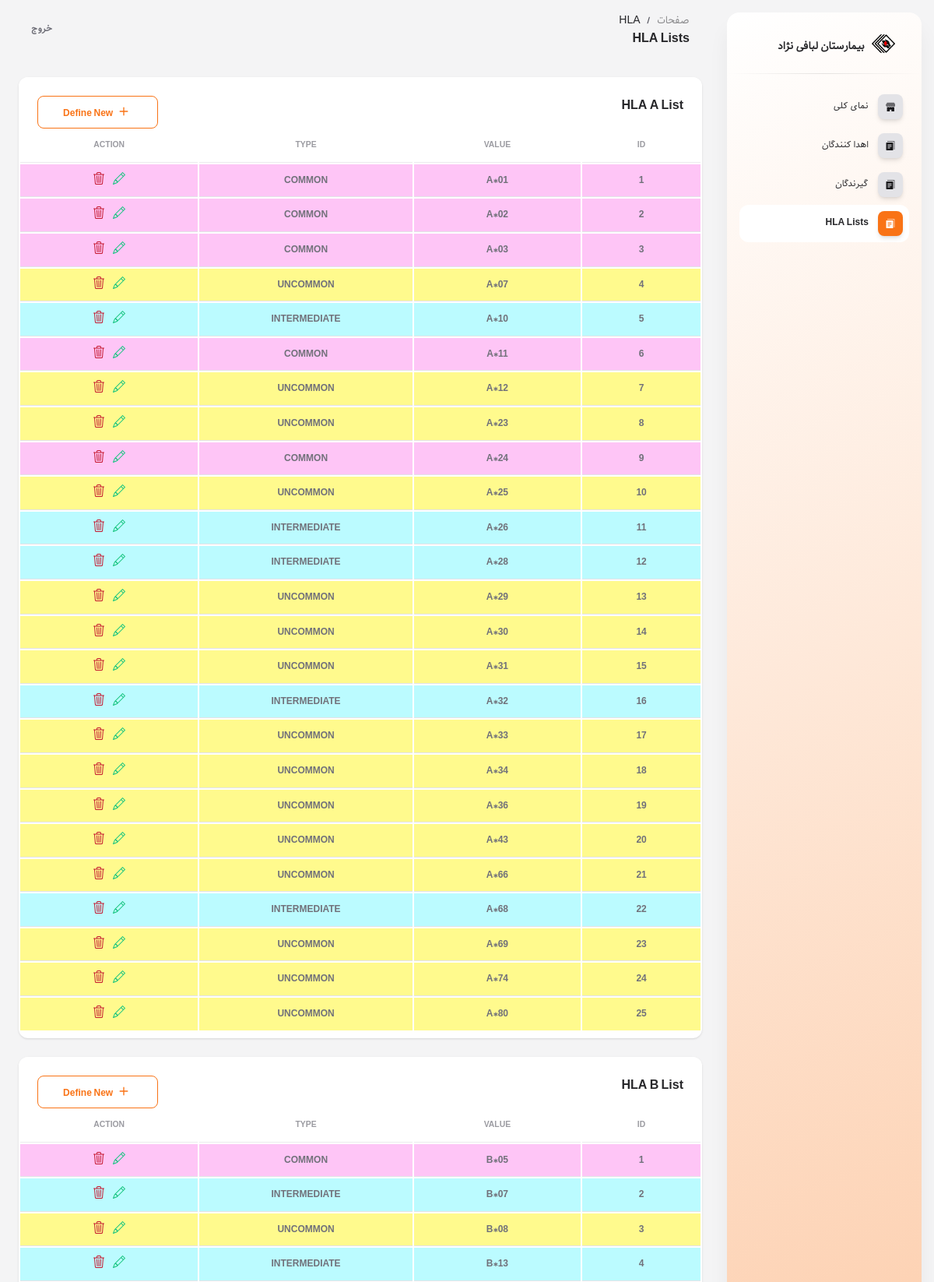
The app's page /hla-list/ (signed in, upper part) with its own data.
### referees/models.py (models this page shows, shortened)
class HlaA(models.Model):
    type_choices = [
        ('1', 'COMMON'),
        ('2', 'INTERMEDIATE'),
        ('3', 'UNCOMMON'),
    ]
    value = models.CharField(verbose_name='HLA A', max_length=20, unique=True)
    type = models.CharField(max_length=1, choices=type_choices)

class HlaB(models.Model):
    type_choices = [
        ('1', 'COMMON'),
        ('2', 'INTERMEDIATE'),
        ('3', 'UNCOMMON'),
    ]
    value = models.CharField(verbose_name='HLA B', max_length=20, unique=True)
    type = models.CharField(max_length=1, choices=type_choices)

### referees/views.py (the view)
# urls.py: path('hla-list/', hla_lists, name='hla_lists'),
@login_required
def hla_lists(request):
    hla_as = HlaA.objects.all()
    hla_bs = HlaB.objects.all()
    hla_drb1s = HlaDRB1.objects.all()
    hla_drbs = HlaDRB.objects.all()
    hla_dqb1s = HlaDQB1.objects.all()
    context = {
        'hla_as': hla_as,
        'hla_bs': hla_bs,
        'hla_drb1s': hla_drb1s,
        'hla_drbs': hla_drbs,
        'hla_dqb1s': hla_dqb1s,
    }
    return render(request, 'hla/hla_lists.html', context=context)

### templates/hla/hla_lists.html (shortened to what this page needs)
{% extends 'base.html' %}
{% load static %}
{% block page1 %}
HLA
{% endblock %}
{% block page2 %}
HLA Lists
{% endblock %}
{% block contain %}
<div class="row">
    <div class="col-12">
        <div class="card mb-4">
            <div class="card-header pb-0" style="display: flex; justify-content: space-between;">
                <h6>HLA A List</h6>
                <button
                    style="background-color: #fff; border: 1px solid #f97316; border-radius: 0.5rem; color: #f97316; padding: 8px 32px; font-size: 0.75rem; font-weight: 700;">
                    <svg xmlns="http://www.w3.org/2000/svg" width="22" height="22" fill="currentColor"
                        class="bi bi-plus" viewBox="0 0 16 16">
                        <path
                            d="M8 4a.5.5 0 0 1 .5.5v3h3a.5.5 0 0 1 0 1h-3v3a.5.5 0 0 1-1 0v-3h-3a.5.5 0 0 1 0-1h3v-3A.5.5 0 0 1 8 4" />
                    </svg>
                    <a href="{% url 'hla_a_create' %}" style="color: #f97316;">Define New</a>
                </button>
            </div>
            <div class="card-body px-0 pt-0 pb-2">
                <div class="table-responsive p-0">
                    <table class="table align-items-center mb-0">
                        <thead>
                            <tr>
                                <th
                                    class="text-center text-uppercase text-secondary text-xxs font-weight-bolder opacity-7">
                                    ID</th>
                                <th
                                    class="text-center text-uppercase text-secondary text-xxs font-weight-bolder opacity-7">
                                    Value</th>
                                <th
                                    class="text-center text-uppercase text-secondary text-xxs font-weight-bolder opacity-7">
                                    Type</th>
                                <th
                                    class="text-center text-uppercase text-secondary text-xxs font-weight-bolder opacity-7">
                                    Action</th>
                            </tr>
                        </thead>
                        <tbody>
                            {% if hla_as %}
                            {% for hla_a in hla_as %}
                            <tr
                            {% if hla_a.type == '1' %}
                            style="background-color: #FEC5F6;"
                            {% elif hla_a.type == '2' %}
                            style="background-color: #BBFBFF;"
                            {% else %}
                            style="background-color: #FFFA8D;"
                            {% endif %}
                            >
                                <td class="align-middle text-center">
                                    <span class="text-secondary text-xs font-weight-bold">{{ hla_a.id }}</span>
                                </td>
                                <td class="align-middle text-center">
                                    <span class="text-secondary text-xs font-weight-bold">{{ hla_a.value }}</span>
                                </td>
                                <td class="align-middle text-center">
                                    <span class="text-secondary text-xs font-weight-bold">{{ hla_a.get_type_display }}</span>
                                </td>
                                <td class="align-middle text-center">
                                    <a href="{% url 'hla_a_update' hla_a.id %}" title="ویرایش" style="padding: 0 4px;">
                                        <span class="text-secondary text-xs font-weight-bold">
                                        </span>
                                    </a>
                                    <a href="{% url 'hla_a_delete' hla_a.id %}" title="حذف" style="padding: 0 4px;">
                                        <span class="text-secondary text-xs font-weight-bold">
                                        </span>
                                    </a>
                                </td>
                            </tr>
                            {% endfor %}
                            {% else %}
                            <tr>
                                <td colspan="4" class="align-middle text-center">
                                    <span class="text-secondary text-xs font-weight-bold">موردی یافت نشد</span>
                                </td>
                            </tr>
                            {% endif %}
                        </tbody>
                    </table>
                </div>
            </div>
        </div>
    </div>
    <div class="col-12">
        <div class="card mb-4">
            <div class="card-header pb-0" style="display: flex; justify-content: space-between;">
                <h6>HLA B List</h6>
                <button
                    style="background-color: #fff; border: 1px solid #f97316; border-radius: 0.5rem; color: #f97316; padding: 8px 32px; font-size: 0.75rem; font-weight: 700;">
                    <svg xmlns="http://www.w3.org/2000/svg" width="22" height="22" fill="currentColor"
                        class="bi bi-plus" viewBox="0 0 16 16">
                        <path
                            d="M8 4a.5.5 0 0 1 .5.5v3h3a.5.5 0 0 1 0 1h-3v3a.5.5 0 0 1-1 0v-3h-3a.5.5 0 0 1 0-1h3v-3A.5.5 0 0 1 8 4" />
                    </svg>
                    <a href="{% url 'hla_b_create' %}" style="color: #f97316;">Define New</a>
                </button>
            </div>
            <div class="card-body px-0 pt-0 pb-2">
                <div class="table-responsive p-0">
                    <table class="table align-items-center mb-0">
                        <thead>
                            <tr>
                                <th
                                    class="text-center text-uppercase text-secondary text-xxs font-weight-bolder opacity-7">
                                    ID</th>
                                <th
                                    class="text-center text-uppercase text-secondary text-xxs font-weight-bolder opacity-7">
                                    Value</th>
                                <th
                                    class="text-center text-uppercase text-secondary text-xxs font-weight-bolder opacity-7">
                                    Type</th>
                                <th
                                    class="text-center text-uppercase text-secondary text-xxs font-weight-bolder opacity-7">
                                    Action</th>
                            </tr>
                        </thead>
                        <tbody>
                            {% if hla_bs %}
                            {% for hla_b in hla_bs %}
                            <tr
                            {% if hla_b.type == '1' %}
                            style="background-color: #FEC5F6;"
                            {% elif hla_b.type == '2' %}
                            style="background-color: #BBFBFF;"
                            {% else %}
                            style="background-color: #FFFA8D;"
                            {% endif %}
                            >
                                <td class="align-middle text-center">
                                    <span class="text-secondary text-xs font-weight-bold">{{ hla_b.id }}</span>
                                </td>
                                <td class="align-middle text-center">
                                    <span class="text-secondary text-xs font-weight-bold">{{ hla_b.value }}</span>
                                </td>
                                <td class="align-middle text-center">
                                    <span class="text-secondary text-xs font-weight-bold">{{ hla_b.get_type_display }}</span>
                                </td>
                                <td class="align-middle text-center">
                                    <a href="{% url 'hla_b_update' hla_b.id %}" title="ویرایش" style="padding: 0 4px;">
                                        <span class="text-secondary text-xs font-weight-bold">
                                        </span>
                                    </a>
                                    <a href="{% url 'hla_b_delete' hla_b.id %}" title="حذف" style="padding: 0 4px;">
                                        <span class="text-secondary text-xs font-weight-bold">
                                        </span>
                                    </a>
                                </td>
                            </tr>
                            {% endfor %}
                            {% else %}
                            <tr>
                                <td colspan="4" class="align-middle text-center">
                                    <span class="text-secondary text-xs font-weight-bold">موردی یافت نشد</span>
                                </td>
                            </tr>
                            {% endif %}
                        </tbody>
                    </table>
                </div>
            </div>
        </div>
    </div>
</div>
{% endblock %}

### records on screen
HlaA: id "1", value "A*01", type "COMMON"
HlaA: id "2", value "A*02", type "COMMON"
HlaA: id "3", value "A*03", type "COMMON"
HlaA: id "4", value "A*07", type "UNCOMMON"
HlaA: id "5", value "A*10", type "INTERMEDIATE"
HlaA: id "6", value "A*11", type "COMMON"
HlaA: id "7", value "A*12", type "UNCOMMON"
HlaA: id "8", value "A*23", type "UNCOMMON"
HlaA: id "9", value "A*24", type "COMMON"
HlaA: id "10", value "A*25", type "UNCOMMON"
HlaA: id "11", value "A*26", type "INTERMEDIATE"
HlaA: id "12", value "A*28", type "INTERMEDIATE"
HlaA: id "13", value "A*29", type "UNCOMMON"
HlaA: id "14", value "A*30", type "UNCOMMON"
HlaA: id "15", value "A*31", type "UNCOMMON"
HlaA: id "16", value "A*32", type "INTERMEDIATE"
HlaA: id "17", value "A*33", type "UNCOMMON"
HlaA: id "18", value "A*34", type "UNCOMMON"
HlaA: id "19", value "A*36", type "UNCOMMON"
HlaA: id "20", value "A*43", type "UNCOMMON"
HlaA: id "21", value "A*66", type "UNCOMMON"
HlaA: id "22", value "A*68", type "INTERMEDIATE"
HlaA: id "23", value "A*69", type "UNCOMMON"
HlaA: id "24", value "A*74", type "UNCOMMON"
HlaA: id "25", value "A*80", type "UNCOMMON"
HlaB: id "1", value "B*05", type "COMMON"
HlaB: id "2", value "B*07", type "INTERMEDIATE"
HlaB: id "3", value "B*08", type "UNCOMMON"
HlaB: id "4", value "B*13", type "INTERMEDIATE"
